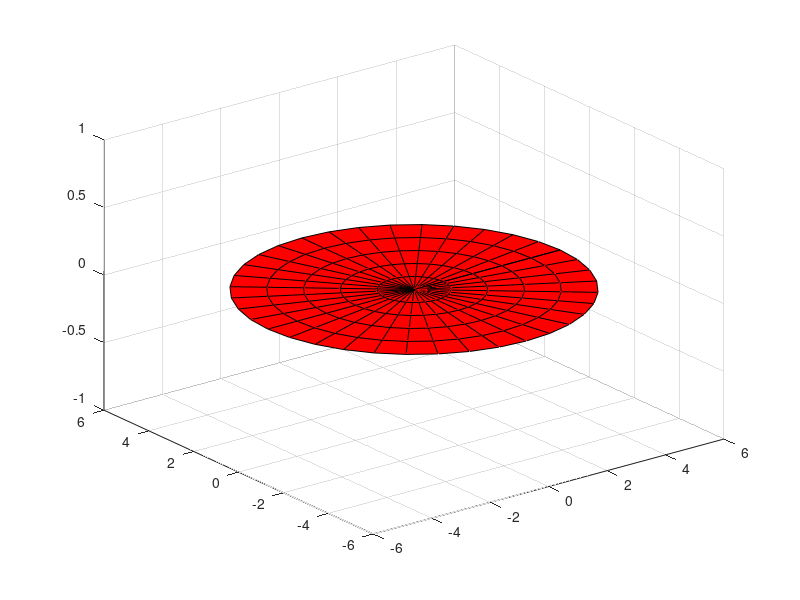

Reproduce this figure in MATLAB. (Note: this script raises an error after producing the figure.)
%% Lab 3 by Cole Bardin     Section: 62
%% Systems of Linear Equations: Solutions and Visualization
%% Part A
%% Question 1: fprintf()
clc
% Set up A and b matrices
A = [1, 2, -3; 2, 1, -3];
b = [2; -2];
% Make augmented matrix
AM = [A, b];
% Print the size of the augmented matrix
fprintf("The size of the augmented matrix is: %dx%d\n", size(AM))
%% Question 2: rref()
clc
% Set up the A and b matrices
A = [1, 2, -3; 2, 1, -3];
b = [2; -2];
% Make the augmented matrix
AM = [A, b];
% Solve for rref of the augmented matrix
RAM = rref(AM);
% Display the RAM
disp("RAM =")
disp(RAM)
%% Question 3: Find the Pivots Programmatically
clc
% Set up the A and b matrices
A = [1, 2, -3; 2, 1, -3];
b = [2; -2];
% Make the augmented matrix
AM = [A, b];
% Solve for rref of the augmented matrix
RAM = rref(AM);
pivot_for_row1 = find(RAM(1,:), 1);
pivot_for_row2 = find(RAM(2,:), 1);
% Display results
fprintf("Pivot for row 1 is in column %d\nPivot for row 2 is in column %d\n", pivot_for_row1, pivot_for_row2)
%% Question 4: Write the solutions manually
clc
%{
    The basic variables are: x1 and x2
    The free variable is: x3
    The solution can be writte: x1=x3-2, x2=x3+2, x3=x3, where x3 is free
%}
%% Part B
%% Questions 5-6: 3D-Plot of the solutions
% Starter code with reference plane and axes in green.
clc, close all
figure
% Choose POLAR or CARTESIAN coordinates
use_polar_coordinates = true % options: true (polar) or false (cartesian)
% Choose a colormap.
% try other colormaps such as cool, hot, hsv, prism, flag, jet, parula, lines
colormap flag
% choose preferred shading for surface plots
shading faceted % Shading methods are faceted, flat, and interp.
L = 5; % A default limit so we can easily control the axes.
% Set up a grid for each 3D plot.
x = -L : 1 : L; % x will range from -L to L.
y = -L : 1 : L; % y will range from -L to L.
[X,Y] = meshgrid(x,y);
% polar coordinates will be used instead, if you set use_polar_coordinates = true
if use_polar_coordinates
    [rad,theta] = meshgrid(0:1:5, 0:2*pi/36: (2*pi) );
    X = rad.*cos(theta);
    Y = rad.*sin(theta);
    Z = 0*X;
end
base = surf(X,Y,0*X + 0*Y); % Draw the xy plane. It's equation is z = 0.
hold on
grid on
% add some transparency to the base (xy-plane) for reference
base.set('facealpha', 0.4); base.set('edgealpha', 0.15);
base.set('facecolor', 'green');
darkgreen = [0 0.5 0 ];
% Adjust the axes limits for optimal view
L = L + 1;
zmin = -L; zmax = +L; % these have to be set by trial and error.
axis([-L, L, -L, L, zmin, zmax]) % set all three axis limits - we are in three space
axis equal
% Plot the coordinate axis in the background as reference objects
t = [-1, 1]; % used to compute endpoints along each axis
% plot the x-axis
x = L*t; y = 0*t; z = 0*t;
plot3( x, y, z, 'color', darkgreen, 'LineWidth', 3)
% plot the y-axis
x = 0*t; y = L*t; z = 0*t;
plot3( x, y, z, 'color', darkgreen, 'LineWidth', 3)
% plot the z-axis
x = 0*t; y = 0*t; z = [zmin, zmax];
plot3( x, y, z, 'color', darkgreen, 'LineWidth', 3)
set(gca, 'FontSize', 20)
% Add one reference marker at the tip of the positive x-axis.
plot3( L, 0, 0, 'bd', 'MarkerSize', 9, 'MarkerFaceColor', 'red')
% Add one reference marker at the tip of the positive y-axis.
plot3( 0, L, 0, 'bd', 'MarkerSize', 9, 'MarkerFaceColor', 'green')
% Add one reference marker at the tip of the positive z-axis.
plot3( 0, 0, zmax, 'bd', 'MarkerSize', 9, 'MarkerFaceColor', 'blue')
view([120, 20])

% My code:
% Make all label and text objects for plot
xlabel = 'x';
ylabel = 'y';
zlabel = 'z';
title = 'Visualization of a System of Equations';

% Define the vectors
z = -4 : 0.5 : 4;
x = z - 2;
y = z + 2;

% Plotting in 3D.
solution_set_as_line = plot3(x, y, z, 'blue-', 'LineWidth', 4);
solution_set_as_points = plot3(x, y, z, 'blueo', 'LineWidth', 1);
solution_set_as_points.set('MarkerFaceColor', 'yellow', 'MarkerSize', 12)

% Two ways to adjust the view, manually and programatically.
rotate3d on; view([100,10]); axis equal;

% Make figure full screen
set(gcf, 'Units', 'Normalized', 'OuterPosition', [0, 0.04, 1, 0.96]);